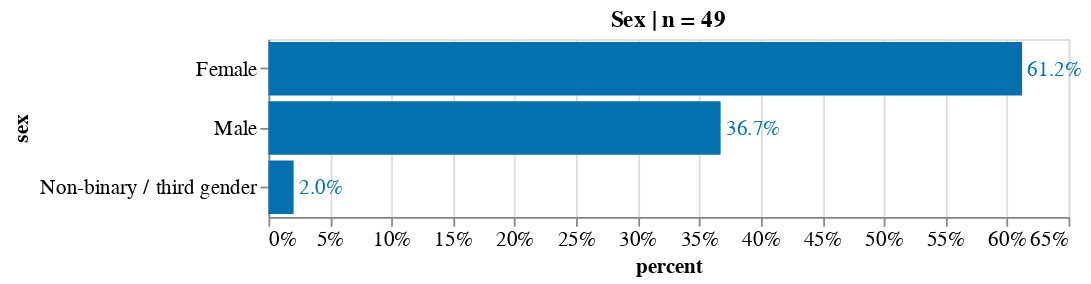

Notebook source saved alongside this figure:
### Code cell
chart_sex.display(renderer='svg')

### Figure 1 — Vega-Lite specification as saved in the notebook (floating-point values rounded to 4 significant figures)
{"config": {"view": {"continuousWidth": 400, "continuousHeight": 300}, "axis": {"labelFontSize": 12, "titleFontSize": 12}}, "layer": [{"mark": "bar", "encoding": {"color": {"condition": {"value": "orange", "test": "(datum.emotion === 'Some')"}, "value": "#0570b0"}, "x": {"type": "quantitative", "axis": {"format": ".0%"}, "field": "percent"}, "y": {"type": "nominal", "field": "sex", "sort": "-x"}}, "title": "Sex | n = 49"}, {"mark": {"type": "text", "align": "left", "baseline": "middle", "dx": 3, "fontSize": 12}, "encoding": {"color": {"condition": {"value": "orange", "test": "(datum.emotion === 'Some')"}, "value": "#0570b0"}, "text": {"type": "quantitative", "field": "percent", "format": ".1%"}, "x": {"type": "quantitative", "axis": {"format": ".0%"}, "field": "percent"}, "y": {"type": "nominal", "field": "sex", "sort": "-x"}}, "title": "Sex | n = 49"}], "data": {"name": "data-f532128b48499339a56e8d7ba73b9a75"}, "height": 100, "width": 450, "$schema": "https://vega.github.io/schema/vega-lite/v4.8.1.json", "datasets": {"data-f532128b48499339a56e8d7ba73b9a75": [{"counts": 30, "sex": "Female", "percent": 0.6122}, {"counts": 18, "sex": "Male", "percent": 0.3673}, {"counts": 1, "sex": "Non-binary / third gender", "percent": 0.02041}]}}
